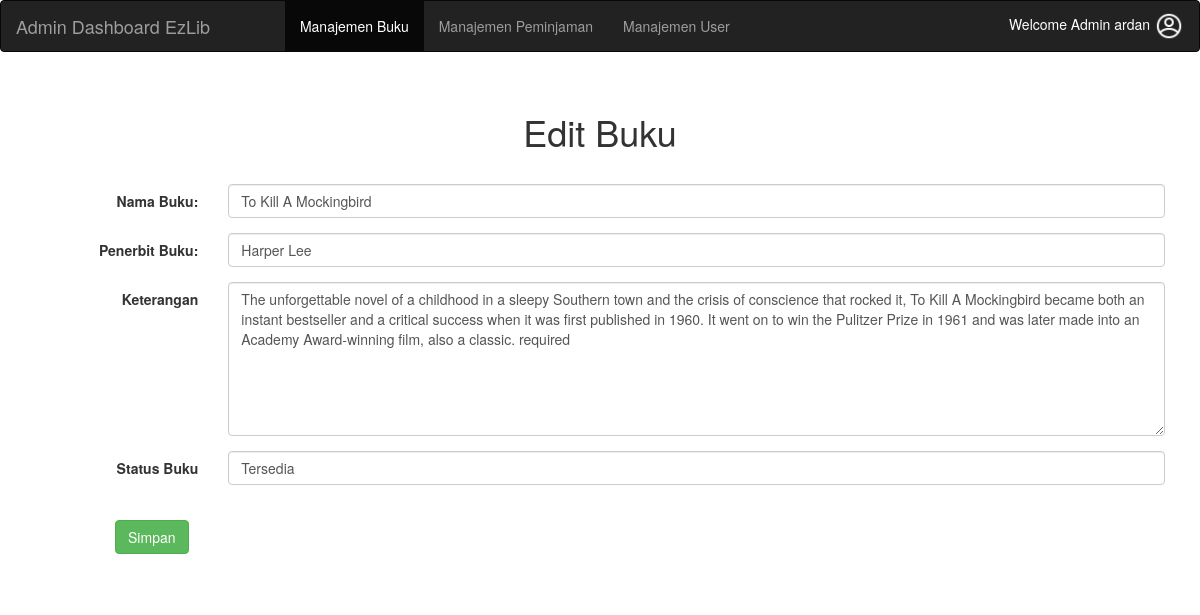
The page /editBuku.php?id_buku=2 (signed in) on the database as committed earlier.
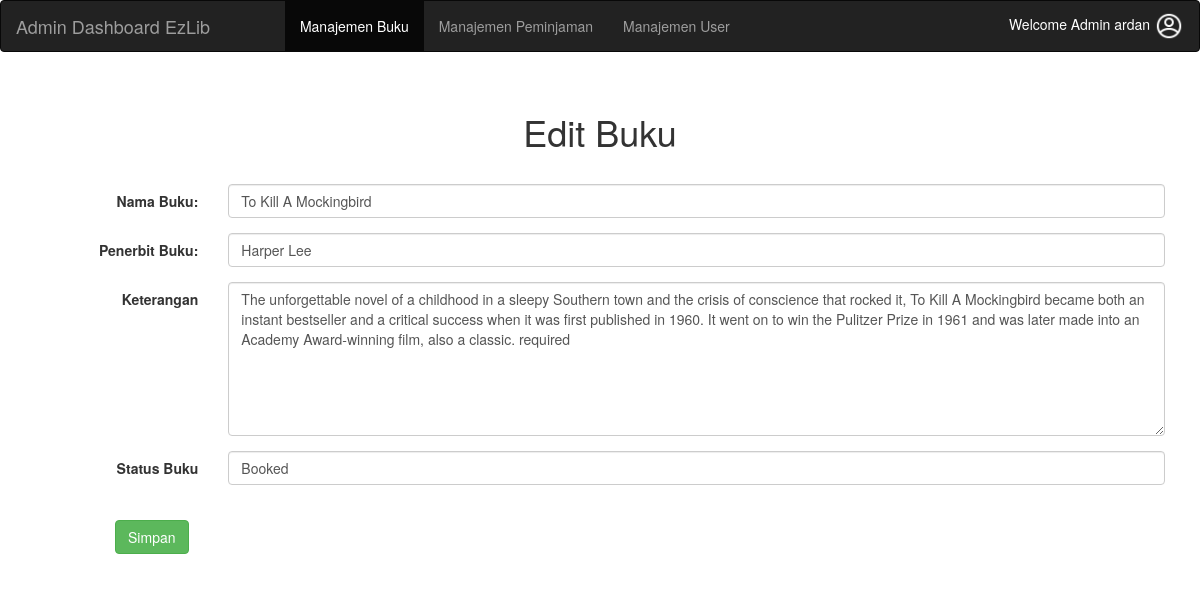
The same page on the database as committed later.
### tables this page shows
CREATE TABLE `buku` (
  `id_buku` int(11) NOT NULL,
  `nama_buku` varchar(100) NOT NULL,
  `penerbit` varchar(50) NOT NULL,
  `keterangan_buku` longtext NOT NULL,
  `status_buku` varchar(25) NOT NULL,
  `nama_file` varchar(100) NOT NULL
);

### editBuku.php (the view, shortened to what this page needs)
<html>
<head>
  <link rel="stylesheet" href="https://maxcdn.bootstrapcdn.com/bootstrap/3.4.0/css/bootstrap.min.css">
  <link rel="stylesheet" href="css/bootstrap.min.css">
  <link rel="stylesheet" href="css/style1.css">
</head>
<body>
  <?php
  if ($_SESSION['status'] == 'admin_login') {
    ?>
    <nav class="navbar navbar-inverse">
      <div class="container-fluid">
        <div class="navbar-header">
          <a class="navbar-brand" href="admin_dashboard.php">Admin Dashboard EzLib</a>
        </div>
        <ul class="nav navbar-nav" style="margin-left:60px;">
          <li class="active"><a href="admin_dashboard.php">Manajemen Buku</a></li>
          <li><a href="manajemen_peminjaman.php">Manajemen Peminjaman</a></li>
          <li><a href="#">Manajemen User</a></li>
        </ul>
        <div class="dropdown" style="float:right">
          <h5 style="color:white;float:right;margin-top:10px; border-radius: 20px;">Welcome Admin <?php echo $_SESSION['username'] ?> <img src="img/avatar.png" width="30px" height="30px"></h5>
        </div>
      </div>
    </nav>
    <?php
      include "connection.php";
      $id_buku = $_GET['id_buku'];
      $query = "select * from buku where id_buku='$id_buku'";
      $result = mysqli_query($connect, $query);
      ?>
    <div class="container" style="padding: 20px; margin: 10 px auto; margin-left: auto; margin-right: auto;">
      <div class="row">
        <div class="col-lg-12">
          <form class="form-horizontal" action="prosesEditBuku.php" method="GET" name="form1" id="form1">
            <?php
              while ($row = mysqli_fetch_array($result)) {
                ?>
              <center>
                <h1>Edit Buku</h1>
              </center>
              <div class="form-group">
                <label class="control-label col-sm-2" for="id_buku"></label>
                <div class="col-sm-10">
                </div>
              </div>
              <div class="form-group">
                <label class="control-label col-sm-2" for="nama_buku">Nama Buku: </label>
                <div class="col-sm-10">
                  <input type="text" class="form-control" name="nama_buku" value="<?php echo $row['nama_buku']; ?>" id="nama_buku" maxlength="95" required>
                </div>
              </div>
              <div class="form-group">
                <label class="control-label col-sm-2" for="penerbit">Penerbit Buku: </label>
                <div class="col-sm-10">
                  <input type="text" class="form-control" id="penerbit" value="<?php echo $row['penerbit']; ?>" name="penerbit" maxlength="45" required>
                </div>
              </div>
              <div class="form-group">
                <label class="control-label col-sm-2" for="keterangan_buku">Keterangan</label>
                <div class="col-sm-10">
                  <textarea class="form-control" rows="7" name="keterangan_buku" id="keterangan_buku"><?php echo $row['keterangan_buku']; ?></textarea>
                </div>
              </div>
              <div class="form-group">
                <label class="control-label col-sm-2" for="status_buku">Status Buku</label>
                <div class="col-sm-10">
                  <input type="text" class="form-control" id="status_buku" value="<?php echo $row['status_buku']; ?>" name="status_buku" maxlength="15" required>
                </div>
              <?php
                }
                ?>
              </div>
              <br>
              <button type="submit" class="btn btn-success" value="Simpan" style="margin-left:80px;">Simpan</button>
          </form>
        </div>
      </div>
    </div>
  <?php
  } else {
    header("Refresh:0; url=admin_login.php");
  }
  ?>
</body>
</html>

Rows that differ between the two databases and show on the page:
changed buku "To Kill A Mockingbird": status_buku "Tersedia" → "Booked"
